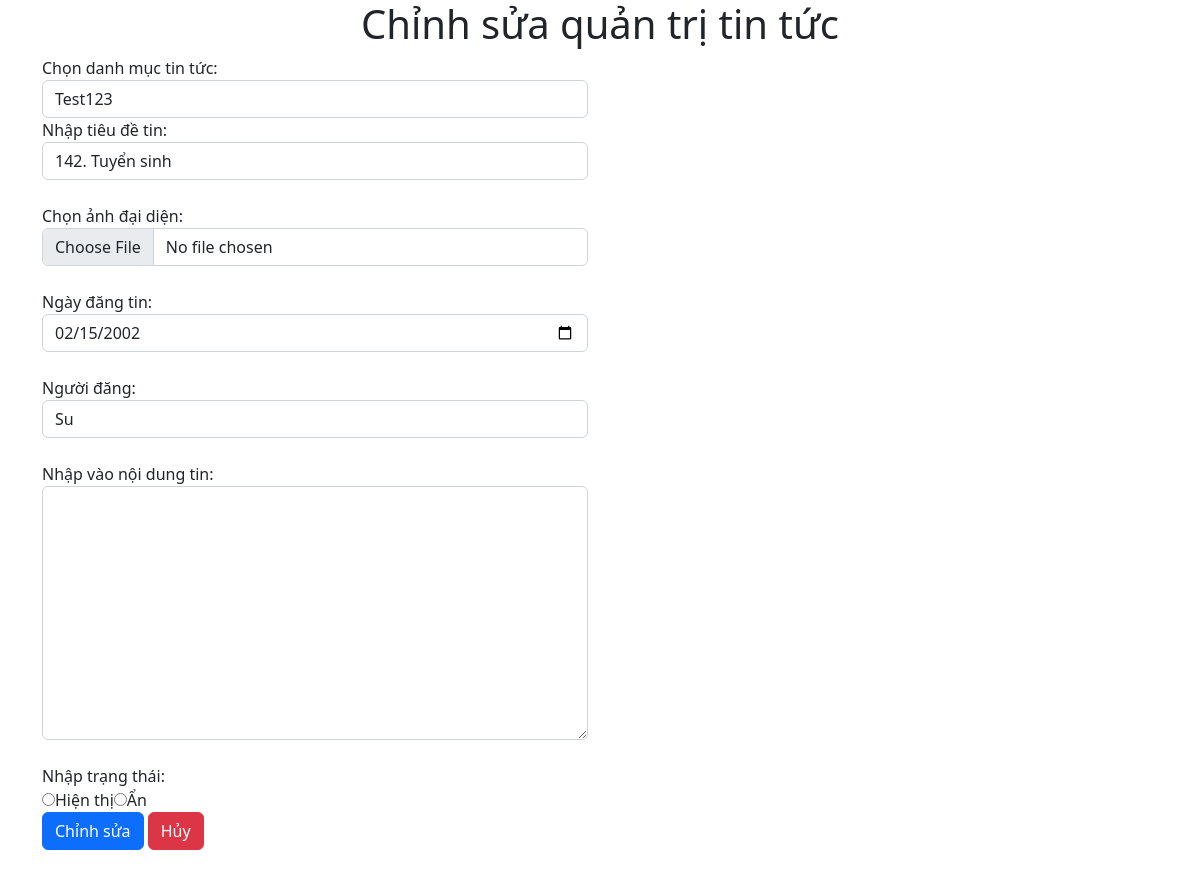
Page /update_index.php?task=update&id=923 on the committed database.
### tables this page shows
CREATE TABLE `tbl_news` (
  `News_ID` int(11) NOT NULL,
  `Cate_ID` int(11) NOT NULL,
  `Title` varchar(1000) NOT NULL,
  `Intro_Image` text NOT NULL,
  `Description` text NOT NULL,
  `Post_Date` varchar(12) NOT NULL,
  `Author` varchar(50) NOT NULL,
  `Status` int(11) NOT NULL
);

### update_index.php (the view, shortened to what this page needs)
<?php
    $servername = "localhost";
    $username = "root";
    $password = "";
    $db = "06_humg";
    $conn = mysqli_connect($servername, $username, $password, $db);
?>
<html>
<head>
    <link href="https://cdn.jsdelivr.net/npm/bootstrap@5.2.1/dist/css/bootstrap.min.css" rel="stylesheet">
</head>
<body>
<div class="container" style="margin-bottom:300px;">
    <h1 style="text-align:center">Chỉnh sửa quản trị tin tức</h1>
    <div class="row">
        <form class="col-6" action="update_index.php" method="post" enctype="multipart/form-data">
            <?php
            if(isset($_GET["task"]) && $_GET["task"]=="update")
            {
                $News_ID = $_GET["id"];
                $sql = "select * from tbl_news where News_ID = $News_ID";
                $result = mysqli_query($conn,$sql);
                if (mysqli_num_rows($result) > 0)
                {
                    while($row = mysqli_fetch_assoc($result))
                    {
                        echo "Chọn danh mục tin tức:";
                        echo '<select class="form-control" name="cate_id" id="">';
                        $sql1 = "select * from tbl_category order by Cate_ID DESC";
                        $result1 = mysqli_query($conn,$sql1);
                        if (mysqli_num_rows($result1) > 0)
                        {
                            while($row1 = mysqli_fetch_assoc($result1))
                            {
                                echo "<option value='".$row1["Cate_ID"]."'>".$row1["Cate_Name"]."</option>";
                            }
                        }
                        echo '</select>';
                        echo "Nhập tiêu đề tin:";
                        echo "<input value='".$row["Title"]."' class='form-control' type='text' name='title'><br>";
                        echo "Chọn ảnh đại diện:";
                        echo "<input class='form-control' type='file' name='file_upload' id=''><br>";
                        echo "Ngày đăng tin:";
                        echo "<input value='".$row["Post_Date"]."' class='form-control' type='date' name='date' id=''><br>";
                        echo "Người đăng:";
                        echo "<input value='".$row["Author"]."' class='form-control' type='text' name='author' id=''><br>";
                        echo "Nhập vào nội dung tin:";
                        echo "<textarea value='".$row["Description"]."' class='form-control' name='noidung' id='' cols='30' rows='10'></textarea><br>";
                        echo "Nhập trạng thái:";
                        echo "<br>";
                        echo "<input type='radio' value='1' name='status' id=''>Hiện thị";
                        echo "<input type='radio' value='0' name='status' id=''>Ẩn";
                        echo "<br>";
                    }
                }
            }
            ?>
            <input type="submit" name="update" value="Chỉnh sửa" class="btn btn-primary">
            <a class="btn btn-danger" href="index.php">Hủy</a>
        </form>
    </div>
</div>
</body>
</html>

### rows in the picture
tbl_news: title "142. Tuyển sinh", date "02/15/2002", author "Su"

### other values in the picture
form field cate_id "Test123"
